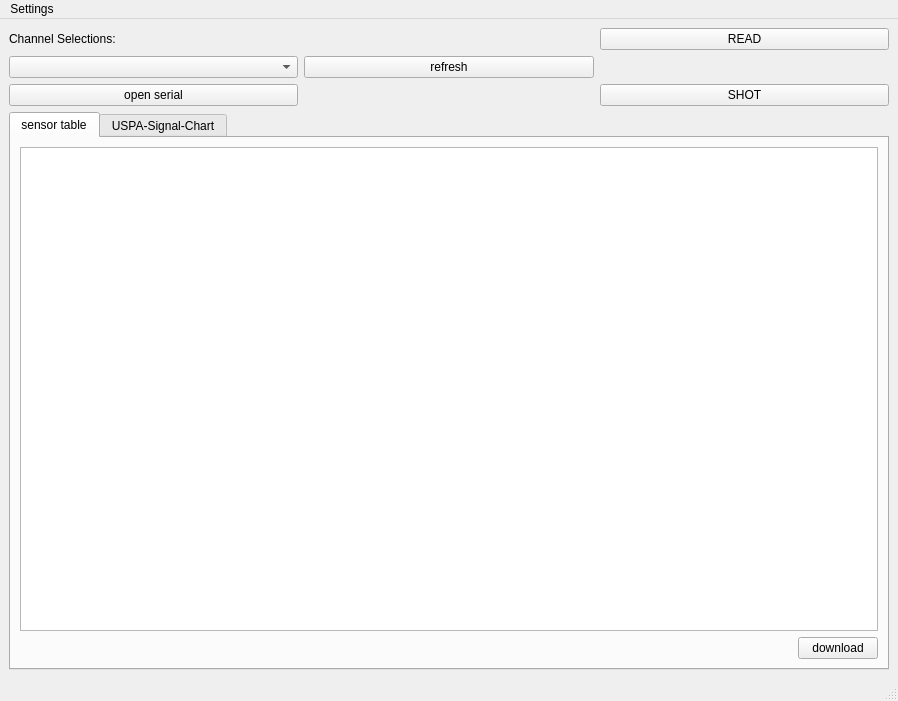
<?xml version="1.0" encoding="UTF-8"?>
<ui version="4.0">
 <class>MainWindow</class>
 <widget class="QMainWindow" name="MainWindow">
  <property name="windowModality">
   <enum>Qt::WindowModal</enum>
  </property>
  <property name="geometry">
   <rect>
    <x>0</x>
    <y>0</y>
    <width>898</width>
    <height>701</height>
   </rect>
  </property>
  <property name="windowTitle">
   <string>Sensor Control System</string>
  </property>
  <property name="windowIcon">
   <iconset resource="res.qrc">
    <normaloff>:/logo/res/logo.png</normaloff>:/logo/res/logo.png</iconset>
  </property>
  <property name="styleSheet">
   <string notr="true"/>
  </property>
  <widget class="QWidget" name="centralwidget">
   <layout class="QVBoxLayout" name="verticalLayout_2">
    <item>
     <layout class="QGridLayout" name="gridLayout">
      <item row="3" column="3">
       <widget class="QPushButton" name="buttonshot">
        <property name="toolTip">
         <string>&lt;html&gt;&lt;head/&gt;&lt;body&gt;&lt;p&gt;Request the data once&lt;/p&gt;&lt;/body&gt;&lt;/html&gt;</string>
        </property>
        <property name="text">
         <string>SHOT</string>
        </property>
       </widget>
      </item>
      <item row="2" column="1">
       <widget class="QComboBox" name="portlist">
        <property name="minimumSize">
         <size>
          <width>200</width>
          <height>0</height>
         </size>
        </property>
       </widget>
      </item>
      <item row="3" column="1">
       <widget class="QPushButton" name="butOpenPort">
        <property name="text">
         <string>open serial</string>
        </property>
       </widget>
      </item>
      <item row="0" column="1">
       <widget class="QLabel" name="channel">
        <property name="text">
         <string>Channel Selections:</string>
        </property>
       </widget>
      </item>
      <item row="0" column="3">
       <widget class="QPushButton" name="buttonread">
        <property name="toolTip">
         <string>&lt;html&gt;&lt;head/&gt;&lt;body&gt;&lt;p&gt;Request the data frequently &lt;/p&gt;&lt;/body&gt;&lt;/html&gt;</string>
        </property>
        <property name="text">
         <string>READ</string>
        </property>
       </widget>
      </item>
      <item row="2" column="2">
       <widget class="QPushButton" name="refreshbutton">
        <property name="text">
         <string>refresh</string>
        </property>
       </widget>
      </item>
     </layout>
    </item>
    <item>
     <layout class="QVBoxLayout" name="verticalLayout">
      <item>
       <widget class="QTabWidget" name="tabWidget_3">
        <property name="currentIndex">
         <number>0</number>
        </property>
        <widget class="QWidget" name="tab2_1">
         <attribute name="title">
          <string>sensor table</string>
         </attribute>
         <layout class="QVBoxLayout" name="verticalLayout_4">
          <item>
           <widget class="QTableWidget" name="dataTable">
            <property name="minimumSize">
             <size>
              <width>0</width>
              <height>250</height>
             </size>
            </property>
           </widget>
          </item>
          <item>
           <layout class="QHBoxLayout" name="horizontalLayout">
            <item>
             <spacer name="horizontalSpacer">
              <property name="orientation">
               <enum>Qt::Horizontal</enum>
              </property>
              <property name="sizeHint" stdset="0">
               <size>
                <width>40</width>
                <height>20</height>
               </size>
              </property>
             </spacer>
            </item>
            <item>
             <widget class="QPushButton" name="savetabledata">
              <property name="text">
               <string>download</string>
              </property>
             </widget>
            </item>
           </layout>
          </item>
         </layout>
        </widget>
        <widget class="QWidget" name="tab">
         <attribute name="title">
          <string>USPA-Signal-Chart</string>
         </attribute>
         <layout class="QGridLayout" name="gridLayout_2">
          <item row="0" column="0">
           <widget class="QLabel" name="label">
            <property name="text">
             <string>x-Axis:</string>
            </property>
           </widget>
          </item>
          <item row="0" column="4">
           <widget class="QPushButton" name="savecanvasdata">
            <property name="text">
             <string>download</string>
            </property>
           </widget>
          </item>
          <item row="3" column="0" colspan="5">
           <widget class="MplUspaWrapper" name="mplUspa" native="true"/>
          </item>
          <item row="0" column="1">
           <widget class="QRadioButton" name="x_distance">
            <property name="text">
             <string>Distance</string>
            </property>
           </widget>
          </item>
          <item row="0" column="2">
           <widget class="QRadioButton" name="x_time">
            <property name="text">
             <string>Time</string>
            </property>
           </widget>
          </item>
          <item row="0" column="3">
           <widget class="QPushButton" name="importcanvasdata">
            <property name="text">
             <string>import</string>
            </property>
           </widget>
          </item>
         </layout>
        </widget>
       </widget>
      </item>
     </layout>
    </item>
   </layout>
  </widget>
  <widget class="QMenuBar" name="menubar">
   <property name="geometry">
    <rect>
     <x>0</x>
     <y>0</y>
     <width>898</width>
     <height>27</height>
    </rect>
   </property>
   <widget class="QMenu" name="menuSettings">
    <property name="title">
     <string>Settings</string>
    </property>
    <addaction name="actionCHX01"/>
    <addaction name="actionELMOS_E524_33"/>
    <addaction name="actionVL53xxxx"/>
   </widget>
   <addaction name="menuSettings"/>
  </widget>
  <widget class="QStatusBar" name="statusbar"/>
  <action name="setting">
   <property name="text">
    <string>Settings</string>
   </property>
  </action>
  <action name="actionCHX01">
   <property name="text">
    <string>CHX01</string>
   </property>
  </action>
  <action name="actionELMOS_E524_33">
   <property name="text">
    <string>ELMOS E524.33</string>
   </property>
  </action>
  <action name="actionVL53xxxx">
   <property name="text">
    <string>VL53xxxx</string>
   </property>
  </action>
  <action name="actionDatabase">
   <property name="text">
    <string>Database</string>
   </property>
  </action>
 </widget>
 <customwidgets>
  <customwidget>
   <class>MplUspaWrapper</class>
   <extends>QWidget</extends>
   <header location="global">mpluspawrapper.h</header>
   <container>1</container>
  </customwidget>
 </customwidgets>
 <resources>
  <include location="res.qrc"/>
 </resources>
 <connections/>
</ui>
